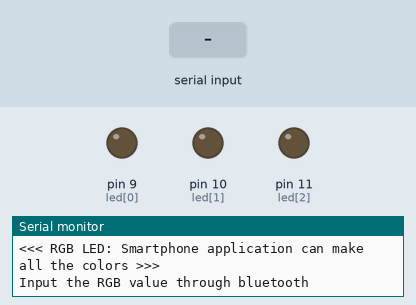
Recording of a sketch running on a simulated Arduino Uno, built with avr-gcc and run on an emulated ATmega328P. Shown: output pins drawn as LEDs (lit = HIGH), the last lines printed to the serial monitor. The test bench sets the inputs (shaded band).

Above: at 1.2 s.
1.3 s: "90,45\n" received over the second serial link
At 2.6 s:
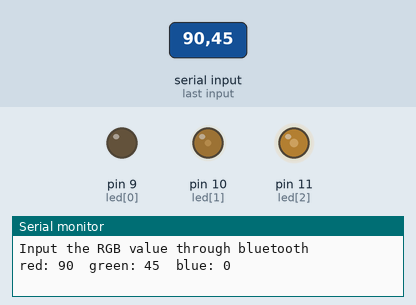
3.8 s: "30,150\n" received over the second serial link
At 5.8 s:
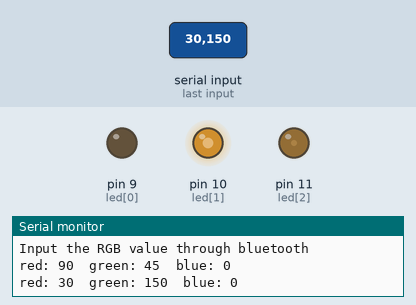
6.3 s: "5\n" received over the second serial link
At 9.1 s:
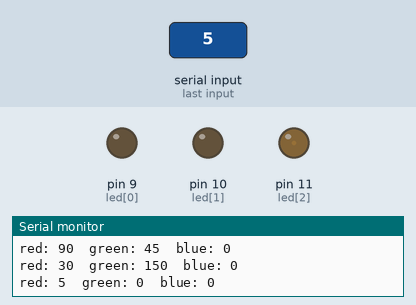
9.3 s: "90\n" received over the second serial link
At 11.8 s:
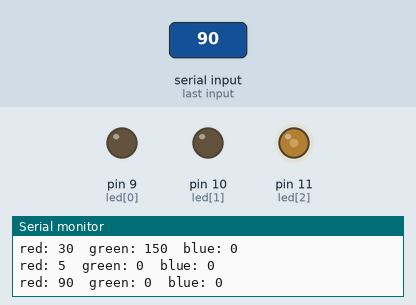
12.3 s: "200\n" received over the second serial link
At 15.3 s:
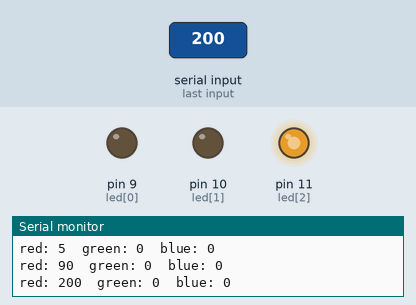
Timing chart, 0 to 16.3 s (numbered marks = the images above; inputs shaded):
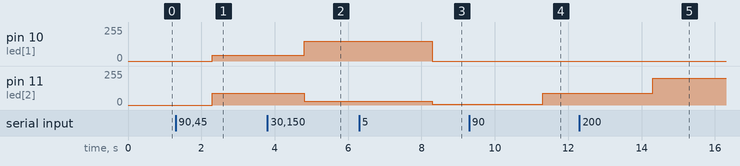

Measured:
- after the input at 1.3 s, pin 10 (led[1]): 0/255 → 45/255 after 1.0 s; pin 11 (led[2]): 0/255 → 90/255 after 1.0 s
- after the input at 3.8 s, pin 10 (led[1]): 45/255 → 150/255 after 1.0 s; pin 11 (led[2]): 90/255 → 30/255 after 1.0 s
- after the input at 6.3 s, pin 10 (led[1]): 150/255 → 0/255 after 2.0 s; pin 11 (led[2]): 30/255 → 5/255 after 2.0 s
- after the input at 9.3 s, pin 11 (led[2]): 5/255 → 90/255 after 2.0 s
- after the input at 12.3 s, pin 11 (led[2]): 90/255 → 200/255 after 2.0 s

The sketch:

BT_application_sample.ino
```cpp
/* Case 1. smartphone application으로 부터 숫자(R,G,B)를 입력시켜서 RGB LED을 이용하여 색상을 디자인하기 */
#include <SoftwareSerial.h> //시리얼통신 라이브러리 호출

SoftwareSerial BT(12, 13); //블루투스모듈에 연결하고 Tx를 12번 pin, Rx를 13번 pin으로 설정한다
const int led[3]={9,10,11}; //(pin) 11=RedLed, 10=GreenLed, 9=BlueLed
int value[3]={0}; //(index) 0=Red, 1=Green, 2=Blue

void setup()
{
  BT.begin(9600); //블루투스 통신을 9600속도로 시작
  Serial.begin(9600); //시리얼 통신을 9600속도로 시작
  for(int i=0;i<3;i++)
  {
    pinMode(led[i],OUTPUT); //led 3개를 출력으로 지정
  }
  Serial.println("");
  Serial.println("Case 1.");
  Serial.println("<<< RGB LED: Smartphone application can make all the colors >>>");
  Serial.println("Input the RGB value through bluetooth");
}
void loop()
{
  if(BT.available()>0) //블루투스 포트의 수신 버퍼에 저장된 데이터 개수를 반환
  {
    for(int i=0;i<3;i++)
    {
      value[i]=BT.parseInt(); //블루투스 버퍼에 있는 데이터 중 다음에 사용할 것을 Int형으로 형변환하여 반환
      value[i]=constrain(value[i], 0, 255); //value값을 0~255으로 제한
    }
    setColor(value[0], value[1], value[2]); //함수호출
  }
}
/*
  (pin) 11=RedLed, 10=GreenLed, 9=BlueLed
  (index) 0=BlueLed, 1=GreenLed, 2=RedLed
  setColor함수는 매개변수 값에 따라 PWM으로 RGB LED를 출력합니다.
*/
void setColor(int red, int green, int blue)
{
  analogWrite(led[2],red);
  Serial.print("red: ");
  Serial.print(red);
  analogWrite(led[1],green);
  Serial.print("\tgreen: ");
  Serial.print(green);
  analogWrite(led[0],blue);
  Serial.print("\tblue: ");
  Serial.print(blue);
  Serial.println("");
}
```
